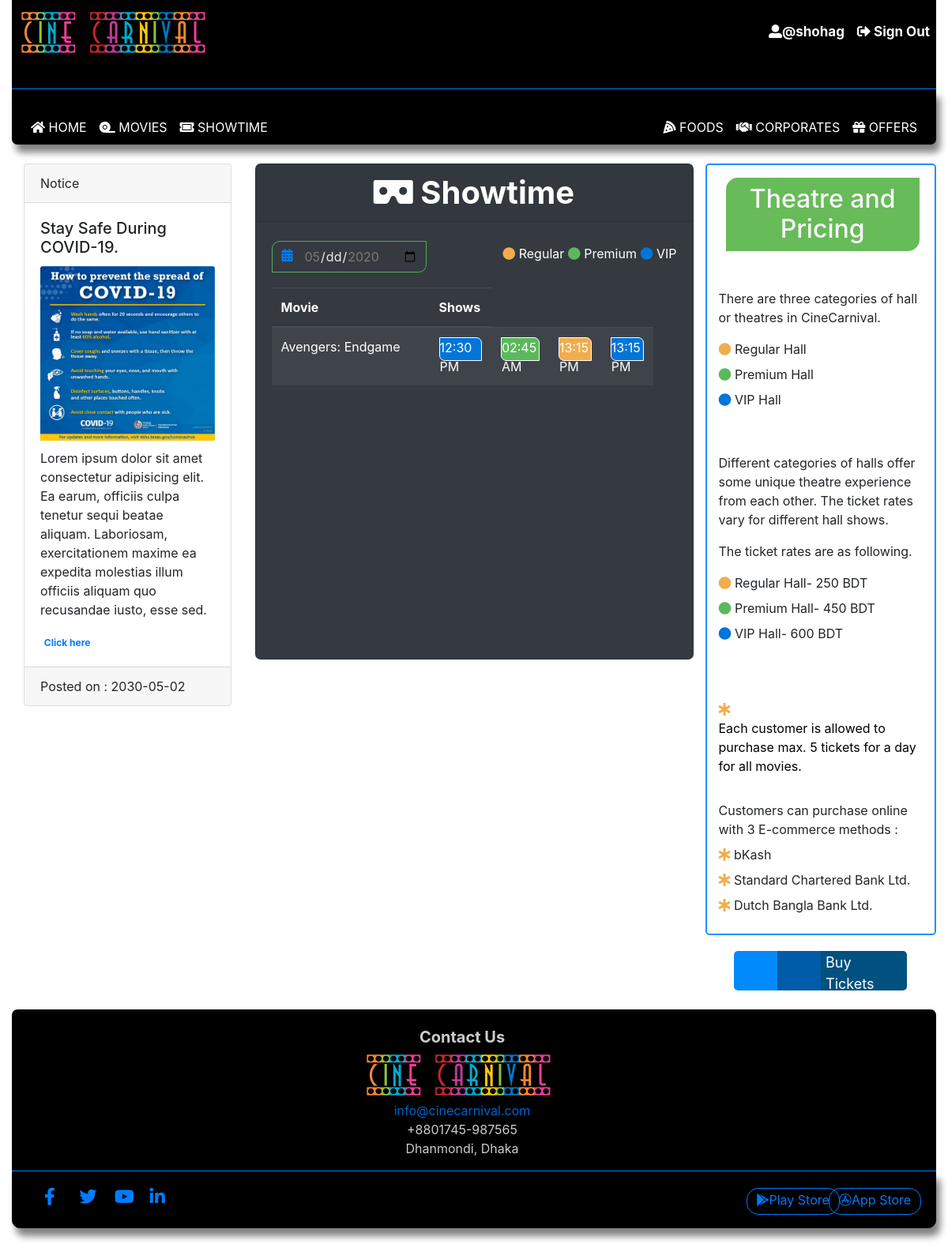
The app's page /PHP/Showtime.php (signed in) with its own data.
### tables this page shows
CREATE TABLE `movie` (
  `mv_id` int(11) NOT NULL,
  `name` varchar(50) NOT NULL,
  `cast` varchar(150) NOT NULL,
  `director` varchar(30) NOT NULL,
  `release_date` date NOT NULL,
  `genre` varchar(50) NOT NULL,
  `trailer_link` varchar(300) DEFAULT 'No trailer currently',
  `cover_pic` varchar(300) NOT NULL,
  `runtime` time NOT NULL,
  `plot` varchar(1500) DEFAULT 'No plot currently...',
  `language` varchar(10) DEFAULT 'English',
  `format` varchar(2) DEFAULT '2D',
  `status` varchar(20) NOT NULL
);

CREATE TABLE `shows` (
  `s_id` int(6) NOT NULL,
  `movie_id` int(11) NOT NULL,
  `theatre_id` int(11) NOT NULL,
  `show_date` date NOT NULL,
  `show_time` time NOT NULL,
  `show_status` varchar(20) NOT NULL,
  `show_type` varchar(20) NOT NULL
);

### PHP/Showtime.php (the view, shortened to what the rows shown need)
<?php
include "DatabaseConnection.php";
$currentDate = date("Y-m-d");
$query2 = "SELECT DISTINCT m.name, m.mv_id FROM movie AS m left JOIN shows as s on s.movie_id=m.mv_id WHERE show_date='$currentDate'; ";
$result2 = mysqli_query($conn, $query2);
?>
<!DOCTYPE html>
<html lang="en">
<head>
    <link rel="stylesheet" href="https://maxcdn.bootstrapcdn.com/bootstrap/4.0.0/css/bootstrap.min.css">
    <link rel="stylesheet" href="https://cdnjs.cloudflare.com/ajax/libs/font-awesome/5.13.0/css/all.min.css">
    <link rel="stylesheet" href="file:///C:/Users/User/Downloads/fontawesome-free-5.13.0-web/fontawesome-free-5.13.0-web/css/all.css">
    <link rel="stylesheet" href="..\css/style.css">
    <link rel="stylesheet" href="..\css/bootstrap.min.css">
</head>
<body onload="showProfileSection();">
    <div class="container-fluid">
        <div class="container-fluid m-0 p-0">
            <div class="row m-0 p-0 mt-4  justify-content-around">
                <div class="col-12 col-xl-6 col-lg-10 col-md-12 col-sm-12 order-md-1 order-lg-1 order-xl-2 order-sm-1 order-1 ">
                    <div class="card text-white bg-dark mb-3" style="max-width: 100%; border-radius:7px;">
                        <div class="card-body">
                            <div class="row mt-3" id="showtimeSection" style="width: 100%; height:450px;">
                                <div class="col" style="width: 100%;">
                                    <table class="table table-striped table-dark" style="width: 100%;">
                                        <thead style="width: 100%">
                                            <tr style="width: 100%">
                                                <th scope="col" style="width: 200px;">Movie</th>
                                                <th scope="col">Shows</th>
                                            </tr>
                                        </thead>
                                        <tbody style="width: 100%">
                                            <?php
                                            while ($row = mysqli_fetch_assoc($result2)) {
                                                $movieName = $row['name'];
                                                $showtime = "";
                                            ?>
                                                <tr>
                                                    <td><?php echo $movieName; ?></td>
                                                    <?php
                                                    $result4 = mysqli_query($conn, "SELECT DISTINCT show_time FROM shows WHERE movie_id='$row[mv_id]';");
                                                    while ($newRow = mysqli_fetch_assoc($result4)) {
                                                        $tempTime = $newRow['show_time'];
                                                        $result5 = mysqli_query($conn, "SELECT s.theatre_id,s.show_type, t.theatre_type FROM shows AS s LEFT JOIN theatre AS t ON s.theatre_id=t.theatre_id WHERE movie_id='$row[mv_id]' AND show_time='$tempTime';");
                                                        while ($lastRow = mysqli_fetch_assoc($result5)) {
                                                            if ($lastRow['theatre_type'] == "REGULAR") {
                                                                if (substr($newRow['show_time'], 0, 5) > 12) {
                                                                    $showtime = substr($newRow['show_time'], 0, 5) . " PM";
                                                                } else {
                                                                    $showtime = substr($newRow['show_time'], 0, 5) . " AM";
                                                                }
                                                                echo " <td><label class=" . "timeLabels" . " style=" . "background-color:#f0ad4e;" . ">" . $showtime . "</label></td>";
                                                            } else if ($lastRow['theatre_type'] == "PREMIUM") {
                                                                if (substr($newRow['show_time'], 0, 5) > 12) {
                                                                    $showtime = substr($newRow['show_time'], 0, 5) . " PM";
                                                                } else {
                                                                    $showtime = substr($newRow['show_time'], 0, 5) . " AM";
                                                                }
                                                                echo " <td><label class=" . "timeLabels" . " style=" . "background-color:#5cb85c ;" . ">" . $showtime . "</label></td>";
                                                            } else if ($lastRow['theatre_type'] == "VIP") {
                                                                if (substr($newRow['show_time'], 0, 5) > 12) {
                                                                    $showtime = substr($newRow['show_time'], 0, 5) . " PM";
                                                                } else {
                                                                    $showtime = substr($newRow['show_time'], 0, 5) . " AM";
                                                                }
                                                                echo " <td><label class=" . "timeLabels bg-warning" . " style=" . "background-color:#0275d8 ;" . ">" . $showtime . "</label></td>";
                                                            }
                                                        }
                                                    }
                                                    ?>
                                                </tr>
                                            <?php
                                            }
                                            ?>
                                        </tbody>
                                    </table>
                                </div>
                            </div>
                        </div>
                    </div>
                </div>
                <div class="col-12 col-xl-3 col-lg-5 col-md-6 col-sm-12 col-xs-12 order-md-3 order-lg-3 order-sm-3 order-3 order-xl-3 m-0 p-0" style="margin-left: 10px;">
                    <div class="row justify-content-start m-0 p-0" id="showCategoriesBox">
                        <div class="row text-center ml-4 mt-3 m-0 p-0" style="width: 85%;">
                            <div class="col text-center text-light pt-2" style="background-color:#68BB59; border-top-left-radius:15px; border-bottom-right-radius:15px; height:auto;">
                                <h2>Theatre and Pricing</h2>
                            </div>
                        </div>
                    </div>
                </div>
            </div>
        </div>
</body>
</html>

### records on screen
movie: name "Avengers: Endgame"
shows: showtime "12:30 PM"
shows: showtime "02:45 AM"
shows: showtime "13:15 PM"
shows: showtime "13:15 PM"

### other values on screen
$userName "@shohag"
$row['title'] "Stay Safe During COVID-19."
$row['date_posted'] "2030-05-02"
